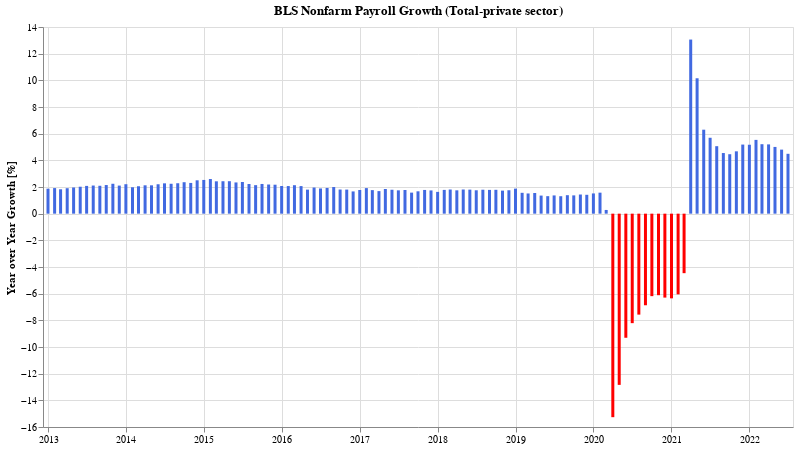

Notebook code for this chart:
### Code cell
l, c = yoyChartFor(combined)
c.save('labor.png')
c.display()

### Figure 1 — Vega-Lite specification as saved in the notebook (floating-point values rounded to 4 significant figures)
{"config": {"view": {"continuousWidth": 400, "continuousHeight": 300}}, "data": {"name": "data-240a9c2a522973cc4c45b7e77ee914a1"}, "mark": {"type": "bar", "width": 3}, "encoding": {"color": {"condition": {"value": "red", "test": "datum['Total-private'] < 0"}, "value": "royalblue"}, "tooltip": [{"field": "index", "type": "temporal"}, {"field": "Total-private", "format": ",.02f", "title": "YoY % Change", "type": "quantitative"}], "x": {"axis": {"title": ""}, "field": "index", "type": "temporal"}, "y": {"axis": {"title": "Year over Year Growth [%]"}, "field": "Total-private", "type": "quantitative"}}, "height": 400, "title": "BLS Nonfarm Payroll Growth (Total-private sector)", "width": 750, "$schema": "https://vega.github.io/schema/vega-lite/v4.17.0.json", "datasets": {"data-240a9c2a522973cc4c45b7e77ee914a1": [{"index": "2013-01-01T00:00:00", "Total-private": 1.873}, {"index": "2013-02-01T00:00:00", "Total-private": 1.919}, {"index": "2013-03-01T00:00:00", "Total-private": 1.829}, {"index": "2013-04-01T00:00:00", "Total-private": 1.91}, {"index": "2013-05-01T00:00:00", "Total-private": 1.964}, {"index": "2013-06-01T00:00:00", "Total-private": 2.021}, {"index": "2013-07-01T00:00:00", "Total-private": 2.082}, {"index": "2013-08-01T00:00:00", "Total-private": 2.11}, {"index": "2013-09-01T00:00:00", "Total-private": 2.092}, {"index": "2013-10-01T00:00:00", "Total-private": 2.147}, {"index": "2013-11-01T00:00:00", "Total-private": 2.243}, {"index": "2013-12-01T00:00:00", "Total-private": 2.106}, {"index": "2014-01-01T00:00:00", "Total-private": 2.21}, {"index": "2014-02-01T00:00:00", "Total-private": 1.981}, {"index": "2014-03-01T00:00:00", "Total-private": 2.056}, {"index": "2014-04-01T00:00:00", "Total-private": 2.127}, {"index": "2014-05-01T00:00:00", "Total-private": 2.126}, {"index": "2014-06-01T00:00:00", "Total-private": 2.206}, {"index": "2014-07-01T00:00:00", "Total-private": 2.274}, {"index": "2014-08-01T00:00:00", "Total-private": 2.243}, {"index": "2014-09-01T00:00:00", "Total-private": 2.282}, {"index": "2014-10-01T00:00:00", "Total-private": 2.359}, {"index": "2014-11-01T00:00:00", "Total-private": 2.305}, {"index": "2014-12-01T00:00:00", "Total-private": 2.502}, {"index": "2015-01-01T00:00:00", "Total-private": 2.529}, {"index": "2015-02-01T00:00:00", "Total-private": 2.598}, {"index": "2015-03-01T00:00:00", "Total-private": 2.426}, {"index": "2015-04-01T00:00:00", "Total-private": 2.432}, {"index": "2015-05-01T00:00:00", "Total-private": 2.435}, {"index": "2015-06-01T00:00:00", "Total-private": 2.342}, {"index": "2015-07-01T00:00:00", "Total-private": 2.377}, {"index": "2015-08-01T00:00:00", "Total-private": 2.227}, {"index": "2015-09-01T00:00:00", "Total-private": 2.138}, {"index": "2015-10-01T00:00:00", "Total-private": 2.228}, {"index": "2015-11-01T00:00:00", "Total-private": 2.187}, {"index": "2015-12-01T00:00:00", "Total-private": 2.172}, {"index": "2016-01-01T00:00:00", "Total-private": 2.076}, {"index": "2016-02-01T00:00:00", "Total-private": 2.071}, {"index": "2016-03-01T00:00:00", "Total-private": 2.134}, {"index": "2016-04-01T00:00:00", "Total-private": 2.068}, {"index": "2016-05-01T00:00:00", "Total-private": 1.802}, {"index": "2016-06-01T00:00:00", "Total-private": 1.961}, {"index": "2016-07-01T00:00:00", "Total-private": 1.891}, {"index": "2016-08-01T00:00:00", "Total-private": 1.93}, {"index": "2016-09-01T00:00:00", "Total-private": 1.997}, {"index": "2016-10-01T00:00:00", "Total-private": 1.811}, {"index": "2016-11-01T00:00:00", "Total-private": 1.806}, {"index": "2016-12-01T00:00:00", "Total-private": 1.668}, {"index": "2017-01-01T00:00:00", "Total-private": 1.775}, {"index": "2017-02-01T00:00:00", "Total-private": 1.917}, {"index": "2017-03-01T00:00:00", "Total-private": 1.766}, {"index": "2017-04-01T00:00:00", "Total-private": 1.691}, {"index": "2017-05-01T00:00:00", "Total-private": 1.852}, {"index": "2017-06-01T00:00:00", "Total-private": 1.794}, {"index": "2017-07-01T00:00:00", "Total-private": 1.75}, {"index": "2017-08-01T00:00:00", "Total-private": 1.776}, {"index": "2017-09-01T00:00:00", "Total-private": 1.578}, {"index": "2017-10-01T00:00:00", "Total-private": 1.677}, {"index": "2017-11-01T00:00:00", "Total-private": 1.779}, {"index": "2017-12-01T00:00:00", "Total-private": 1.743}, {"index": "2018-01-01T00:00:00", "Total-private": 1.634}, {"index": "2018-02-01T00:00:00", "Total-private": 1.783}, {"index": "2018-03-01T00:00:00", "Total-private": 1.811}, {"index": "2018-04-01T00:00:00", "Total-private": 1.751}, {"index": "2018-05-01T00:00:00", "Total-private": 1.812}, {"index": "2018-06-01T00:00:00", "Total-private": 1.802}, {"index": "2018-07-01T00:00:00", "Total-private": 1.755}, {"index": "2018-08-01T00:00:00", "Total-private": 1.796}, {"index": "2018-09-01T00:00:00", "Total-private": 1.783}, {"index": "2018-10-01T00:00:00", "Total-private": 1.79}, {"index": "2018-11-01T00:00:00", "Total-private": 1.729}, {"index": "2018-12-01T00:00:00", "Total-private": 1.756}, {"index": "2019-01-01T00:00:00", "Total-private": 1.878}, {"index": "2019-02-01T00:00:00", "Total-private": 1.564}, {"index": "2019-03-01T00:00:00", "Total-private": 1.515}, {"index": "2019-04-01T00:00:00", "Total-private": 1.549}, {"index": "2019-05-01T00:00:00", "Total-private": 1.356}, {"index": "2019-06-01T00:00:00", "Total-private": 1.313}, {"index": "2019-07-01T00:00:00", "Total-private": 1.368}, {"index": "2019-08-01T00:00:00", "Total-private": 1.309}, {"index": "2019-09-01T00:00:00", "Total-private": 1.386}, {"index": "2019-10-01T00:00:00", "Total-private": 1.371}, {"index": "2019-11-01T00:00:00", "Total-private": 1.436}, {"index": "2019-12-01T00:00:00", "Total-private": 1.415}, {"index": "2020-01-01T00:00:00", "Total-private": 1.517}, {"index": "2020-02-01T00:00:00", "Total-private": 1.575}, {"index": "2020-03-01T00:00:00", "Total-private": 0.2783}, {"index": "2020-04-01T00:00:00", "Total-private": -15.26}, {"index": "2020-05-01T00:00:00", "Total-private": -12.84}, {"index": "2020-06-01T00:00:00", "Total-private": -9.307}, {"index": "2020-07-01T00:00:00", "Total-private": -8.211}, {"index": "2020-08-01T00:00:00", "Total-private": -7.571}, {"index": "2020-09-01T00:00:00", "Total-private": -6.87}, {"index": "2020-10-01T00:00:00", "Total-private": -6.186}, {"index": "2020-11-01T00:00:00", "Total-private": -6.115}, {"index": "2020-12-01T00:00:00", "Total-private": -6.295}, {"index": "2021-01-01T00:00:00", "Total-private": -6.351}, {"index": "2021-02-01T00:00:00", "Total-private": -6.051}, {"index": "2021-03-01T00:00:00", "Total-private": -4.463}, {"index": "2021-04-01T00:00:00", "Total-private": 13.06}, {"index": "2021-05-01T00:00:00", "Total-private": 10.15}, {"index": "2021-06-01T00:00:00", "Total-private": 6.298}, {"index": "2021-07-01T00:00:00", "Total-private": 5.693}, {"index": "2021-08-01T00:00:00", "Total-private": 5.061}, {"index": "2021-09-01T00:00:00", "Total-private": 4.547}, {"index": "2021-10-01T00:00:00", "Total-private": 4.458}, {"index": "2021-11-01T00:00:00", "Total-private": 4.675}, {"index": "2021-12-01T00:00:00", "Total-private": 5.183}, {"index": "2022-01-01T00:00:00", "Total-private": 5.17}, {"index": "2022-02-01T00:00:00", "Total-private": 5.534}, {"index": "2022-03-01T00:00:00", "Total-private": 5.21}, {"index": "2022-04-01T00:00:00", "Total-private": 5.196}, {"index": "2022-05-01T00:00:00", "Total-private": 5.005}, {"index": "2022-06-01T00:00:00", "Total-private": 4.803}, {"index": "2022-07-01T00:00:00", "Total-private": 4.49}]}}
